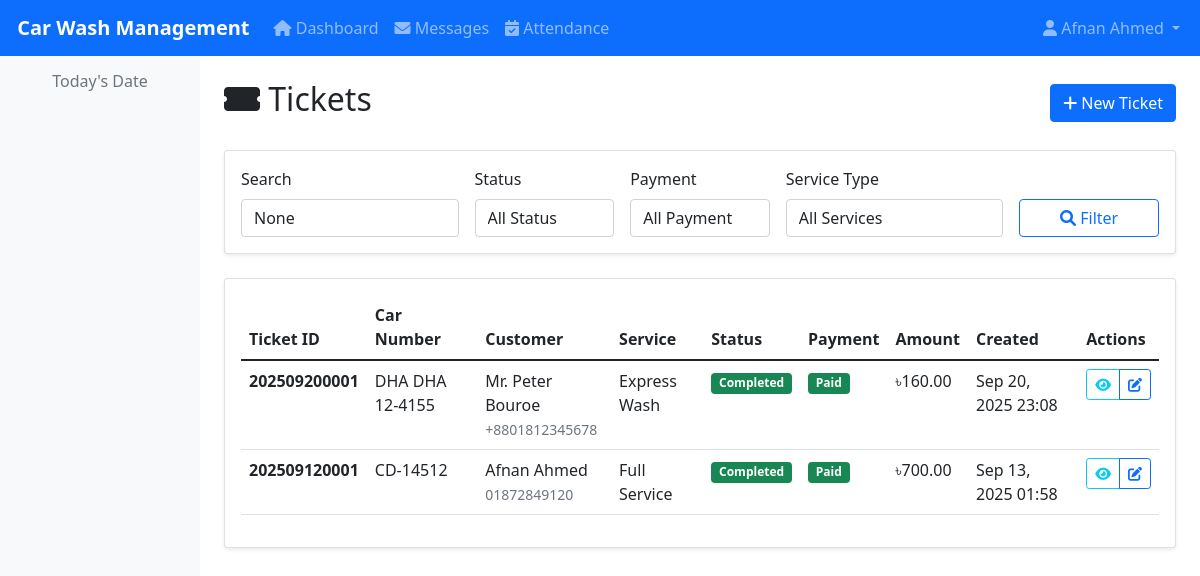
/carwash/ (signed in), run on the app's committed database.
### accounts/models.py (models this page shows, shortened)
class User(AbstractUser):
    ROLE_CHOICES = [
        ('employer', 'Employer'),
        ('author', 'Author'),
        ('superadmin', 'SuperAdmin'),
    ]
    role = models.CharField(max_length=20, choices=ROLE_CHOICES, default='employer')
    phone = models.CharField(max_length=15, blank=True)
    post = models.CharField(max_length=100, blank=True)
    created_at = models.DateTimeField(auto_now_add=True)
    updated_at = models.DateTimeField(auto_now=True)
    def is_employer(self):
        return self.role == 'employer'
    def is_author(self):
        return self.role == 'author'
    def is_superadmin(self):
        return self.role == 'superadmin'
    class Meta:
        verbose_name = 'User'
        verbose_name_plural = 'Users'

### carwash/models.py (models this page shows, shortened)
class Ticket(models.Model):
    STATUS_CHOICES = [
        ('under_working', 'Under Working'),
        ('completed', 'Completed'),
        ('cancelled', 'Cancelled'),
    ]
    PAYMENT_STATUS_CHOICES = [
        ('due', 'Due'),
        ('paid', 'Paid'),
    ]
    ticket_id = models.CharField(max_length=20, unique=True, editable=False)
    car_number = models.CharField(max_length=20)
    car_model = models.CharField(max_length=100, blank=True)
    service_type = models.ForeignKey(ServiceType, on_delete=models.CASCADE)
    customer = models.ForeignKey(Customer, on_delete=models.CASCADE)
    status = models.CharField(max_length=20, choices=STATUS_CHOICES, default='under_working')
    payment_status = models.CharField(max_length=10, choices=PAYMENT_STATUS_CHOICES, default='due')
    service_price = models.DecimalField(max_digits=10, decimal_places=2, validators=[MinValueValidator(0)])
    additional_charges = models.DecimalField(max_digits=10, decimal_places=2, default=0, validators=[MinValueValidator(0)])
    total_amount = models.DecimalField(max_digits=10, decimal_places=2, validators=[MinValueValidator(0)])
    created_at = models.DateTimeField(auto_now_add=True)
    updated_at = models.DateTimeField(auto_now=True)
    completed_at = models.DateTimeField(null=True, blank=True)
    assigned_to = models.ForeignKey(User, on_delete=models.SET_NULL, null=True, blank=True,
                                   limit_choices_to={'role': 'employer'})
    class Meta:
        verbose_name = 'Ticket'
        verbose_name_plural = 'Tickets'
        ordering = ['-created_at']

class Customer(models.Model):
    name = models.CharField(max_length=100)
    phone = models.CharField(max_length=15, blank=True)
    email = models.EmailField(blank=True)
    address = models.TextField(blank=True)
    created_at = models.DateTimeField(auto_now_add=True)
    updated_at = models.DateTimeField(auto_now=True)
    class Meta:
        verbose_name = 'Customer'
        verbose_name_plural = 'Customers'
        ordering = ['name']

class ServiceType(models.Model):
    name = models.CharField(max_length=100, unique=True)
    description = models.TextField(blank=True)
    price = models.DecimalField(max_digits=10, decimal_places=2, validators=[MinValueValidator(0)])
    is_active = models.BooleanField(default=True)
    created_at = models.DateTimeField(auto_now_add=True)
    updated_at = models.DateTimeField(auto_now=True)
    class Meta:
        verbose_name = 'Service Type'
        verbose_name_plural = 'Service Types'
        ordering = ['name']

### carwash/views.py (the view, shortened to what this page needs)
# urls.py: path('', views.ticket_list, name='ticket_list'),
@login_required
def ticket_list(request):
    if not (request.user.is_author or request.user.is_superadmin):
        messages.error(request, 'You do not have permission to view tickets.')
        return redirect('accounts:dashboard')
    tickets = Ticket.objects.all().order_by('-created_at')
    status_filter = request.GET.get('status')
    payment_filter = request.GET.get('payment')
    service_filter = request.GET.get('service')
    search_query = request.GET.get('search')
    if status_filter:
        tickets = tickets.filter(status=status_filter)
    if payment_filter:
        tickets = tickets.filter(payment_status=payment_filter)
    if service_filter:
        tickets = tickets.filter(service_type_id=service_filter)
    paginator = Paginator(tickets, 20)
    page_number = request.GET.get('page')
    page_obj = paginator.get_page(page_number)
    service_types = ServiceType.objects.filter(is_active=True)
    context = {
        'page_obj': page_obj,
        'service_types': service_types,
        'current_filters': {
            'status': status_filter,
            'payment': payment_filter,
            'service': service_filter,
            'search': search_query,
        }
    }
    return render(request, 'carwash/ticket_list.html', context)

### templates/carwash/ticket_list.html (shortened to what this page needs)
{% extends 'base.html' %}
{% block content %}
<div class="row">
    <div class="col-12">
        <div class="d-flex justify-content-between align-items-center mb-4">
            <h2><i class="fas fa-ticket-alt"></i> Tickets</h2>
            <a href="{% url 'carwash:ticket_create' %}" class="btn btn-primary">
                <i class="fas fa-plus"></i> New Ticket
            </a>
        </div>
    </div>
</div>
<div class="card mb-4">
    <div class="card-body">
        <form method="get" class="row g-3">
            <div class="col-md-3">
                <label for="search" class="form-label">Search</label>
                <input type="text" class="form-control" id="search" name="search"
                       value="{{ current_filters.search }}" placeholder="Ticket ID, Car Number, Customer...">
            </div>
            <div class="col-md-2">
                <label for="status" class="form-label">Status</label>
                <select class="form-control" id="status" name="status">
                    <option value="">All Status</option>
                </select>
            </div>
            <div class="col-md-2">
                <label for="payment" class="form-label">Payment</label>
                <select class="form-control" id="payment" name="payment">
                    <option value="">All Payment</option>
                </select>
            </div>
            <div class="col-md-3">
                <label for="service" class="form-label">Service Type</label>
                <select class="form-control" id="service" name="service">
                    <option value="">All Services</option>
                </select>
            </div>
            <div class="col-md-2">
                <label class="form-label">&nbsp;</label>
                <div class="d-grid">
                    <button type="submit" class="btn btn-outline-primary">
                        <i class="fas fa-search"></i> Filter
                    </button>
                </div>
            </div>
        </form>
    </div>
</div>
<div class="card">
    <div class="card-body">
        {% if page_obj %}
            <div class="table-responsive">
                <table class="table table-hover">
                    <thead>
                        <tr>
                            <th>Ticket ID</th>
                            <th>Car Number</th>
                            <th>Customer</th>
                            <th>Service</th>
                            <th>Status</th>
                            <th>Payment</th>
                            <th>Amount</th>
                            <th>Created</th>
                            <th>Actions</th>
                        </tr>
                    </thead>
                    <tbody>
                        {% for ticket in page_obj %}
                        <tr>
                            <td><strong>{{ ticket.ticket_id }}</strong></td>
                            <td>{{ ticket.car_number }}</td>
                            <td>
                                {{ ticket.customer.name }}
                                {% if ticket.customer.phone %}
                                    <br><small class="text-muted">{{ ticket.customer.phone }}</small>
                                {% endif %}
                            </td>
                            <td>{{ ticket.service_type.name }}</td>
                            <td>
                                {% if ticket.status == 'under_working' %}
                                    <span class="badge bg-warning">{{ ticket.get_status_display }}</span>
                                {% elif ticket.status == 'completed' %}
                                    <span class="badge bg-success">{{ ticket.get_status_display }}</span>
                                {% else %}
                                    <span class="badge bg-secondary">{{ ticket.get_status_display }}</span>
                                {% endif %}
                            </td>
                            <td>
                                {% if ticket.payment_status == 'paid' %}
                                    <span class="badge bg-success">{{ ticket.get_payment_status_display }}</span>
                                {% else %}
                                    <span class="badge bg-danger">{{ ticket.get_payment_status_display }}</span>
                                {% endif %}
                            </td>
                            <td>৳{{ ticket.total_amount }}</td>
                            <td>{{ ticket.created_at|date:"M d, Y H:i" }}</td>
                            <td>
                                <div class="btn-group btn-group-sm">
                                    <a href="{% url 'carwash:ticket_preview' ticket.id %}" class="btn btn-outline-info" title="View">
                                        <i class="fas fa-eye"></i>
                                    </a>
                                    <a href="{% url 'carwash:ticket_update' ticket.id %}" class="btn btn-outline-primary" title="Edit">
                                        <i class="fas fa-edit"></i>
                                    </a>
                                </div>
                            </td>
                        </tr>
                        {% endfor %}
                    </tbody>
                </table>
            </div>
        {% endif %}
    </div>
</div>
{% endblock %}

### templates/base.html (shortened to what this page needs)
<!DOCTYPE html>
<html lang="en">
<head>
    <link href="https://cdn.jsdelivr.net/npm/bootstrap@5.1.3/dist/css/bootstrap.min.css" rel="stylesheet">
    <link href="https://cdnjs.cloudflare.com/ajax/libs/font-awesome/6.0.0/css/all.min.css" rel="stylesheet">
</head>
<body>
    <nav class="navbar navbar-expand-lg navbar-dark bg-primary">
        <div class="container-fluid">
            <a class="navbar-brand" href="{% url 'accounts:dashboard' %}">
                 Car Wash Management
            </a>
            {% if user.is_authenticated %}
            <div class="collapse navbar-collapse" id="navbarNav">
                <ul class="navbar-nav me-auto">
                    <li class="nav-item">
                        <a class="nav-link" href="{% url 'accounts:dashboard' %}">
                            <i class="fas fa-home"></i> Dashboard
                        </a>
                    </li>
                    {% if user.is_employer %}
                    <li class="nav-item">
                        <a class="nav-link" href="{% url 'requests:request_list' %}">
                            <i class="fas fa-envelope"></i> Messages
                        </a>
                    </li>
                    <li class="nav-item">
                        <a class="nav-link" href="{% url 'attendance:attendance_list' %}">
                            <i class="fas fa-calendar-check"></i> Attendance
                        </a>
                    </li>
                    {% endif %}
                </ul>
                <ul class="navbar-nav">
                    <li class="nav-item dropdown">
                        <a class="nav-link dropdown-toggle" href="#" id="navbarDropdown" role="button" data-bs-toggle="dropdown">
                            <i class="fas fa-user"></i> {{ user.get_full_name|default:user.username }}
                        </a>
                    </li>
                </ul>
            </div>
            {% endif %}
        </div>
    </nav>
    <div class="container-fluid">
        <div class="row">
            {% if user.is_authenticated %}
            <div class="col-md-3 col-lg-2 sidebar p-3">
                <div class="text-center mb-4">
                    <h6 class="text-muted">Today's Date</h6>
                </div>
            </div>
            <div class="col-md-9 col-lg-10 main-content p-4">
            {% else %}
            <div class="col-12 main-content p-4">
            {% endif %}
                {% block content %}{% endblock %}
            </div>
        </div>
    </div>
</body>
</html>

### templates/base.html (style rules this page uses)
.navbar-brand { font-weight: bold; }
.sidebar { min-height: calc(100vh - 56px); background-color: #f8f9fa; }
.main-content { min-height: calc(100vh - 56px); }
.card { box-shadow: 0 0.125rem 0.25rem rgba(0, 0, 0, 0.075); border: 1px solid rgba(0, 0, 0, 0.125); }
.btn-primary { background-color: #0d6efd; border-color: #0d6efd; }

### data on the page
User: get_full_name "Afnan Ahmed"
Ticket: ticket_id "202509200001", car_number "DHA DHA 12-4155", customer.name "Mr. Peter Bouroe", customer.phone "+8801812345678", service_type.name "Express Wash", status "Completed", payment_status "Paid", total_amount "160.00", created_at "Sep 20, 2025 23:08"
Ticket: ticket_id "202509120001", car_number "CD-14512", customer.name "Afnan Ahmed", customer.phone "01872849120", service_type.name "Full Service", status "Completed", payment_status "Paid", total_amount "700.00", created_at "Sep 13, 2025 01:58"
